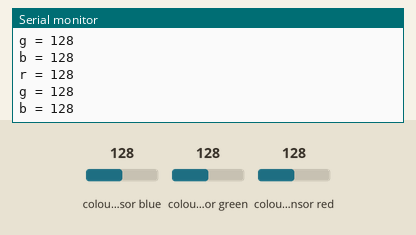
Recording of a sketch running on a simulated Arduino Nano 33 BLE. Parts: the last lines printed to the serial monitor. The test bench sets the inputs (shaded band); at power-on: colour sensor blue 128, colour sensor green 128, colour sensor red 128.

Above: at 1.8 s.
1.9 s: colour sensor blue set to 5
At 2.8 s:
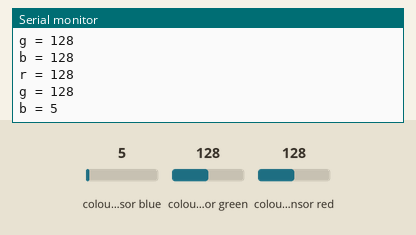
3.4 s: colour sensor green set to 5
At 4.6 s:
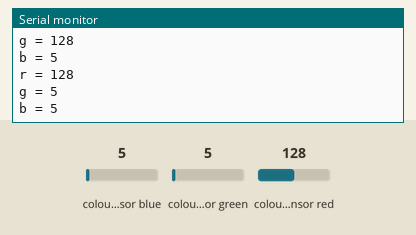
4.9 s: colour sensor red set to 5
At 5.4 s:
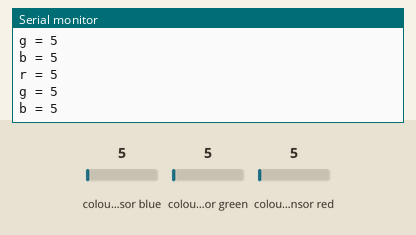

Measured:
- after the input at 1.9 s, the serial monitor: prints a new line after 0.10 s (image 1)
- after the input at 3.4 s, the serial monitor: prints a new line after 0.60 s (image 2)
- after the input at 4.9 s, the serial monitor: prints a new line after 0.10 s (image 3)

The sketch:

4_c_Color.ino
```cpp
/*
  APDS-9960 - Color Sensor

  This example reads color data from the on-board APDS-9960 sensor of the
  Nano 33 BLE Sense and prints the color RGB (red, green, blue) values
  to the Serial Monitor once a second.
*/

#include <Arduino_APDS9960.h>

void setup() {
  Serial.begin(9600);
  while (!Serial);

  if (!APDS.begin()) {
    Serial.println("Error initializing APDS-9960 sensor.");
  }
}

void loop() {
  // check if a color reading is available
  while (! APDS.colorAvailable()) {
    delay(5);
  }
  int r, g, b;

  // read the color
  APDS.readColor(r, g, b);

  // print the values
  Serial.print("r = ");
  Serial.println(r);
  Serial.print("g = ");
  Serial.println(g);
  Serial.print("b = ");
  Serial.println(b);
  Serial.println();

  // wait a bit before reading again
  delay(1000);
}
```
